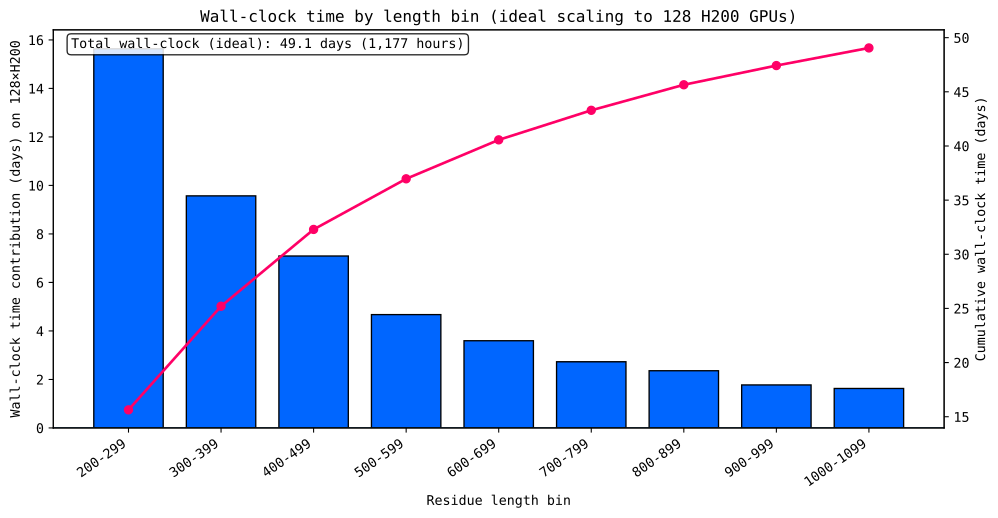

Recreate this plot in Python.
#!/usr/bin/env python3
"""
Rough AF2 inference time visualization for MGnify length histogram (H200 scaling).

Assumptions:
- Each length bin is represented by its midpoint length.
- A100 inference times are linearly interpolated between given residue-time anchors.
- Time scales inversely with peak BF16/FP16 Tensor Core FLOPS (very rough).
- Ideal parallel efficiency across GPUs (no I/O, scheduling, or memory bottlenecks).

Outputs (English):
- Figure 1: Sequence count by length bin (log scale) + per-sequence time on H200.
- Figure 2: Wall-clock time contribution by bin on a 128x H200 cluster + cumulative.
"""

import numpy as np
import matplotlib.pyplot as plt

plt.rcParams["font.family"] = "Monospace"


# ----------------------------
# Input: MGnify length histogram (provided)
# ----------------------------
bins = [
    (200, 299, 106_232_237),
    (300, 399, 43_382_930),
    (400, 499, 21_212_845),
    (500, 599, 10_100_177),
    (600, 699, 5_679_747),
    (700, 799, 3_390_077),
    (800, 899, 2_195_438),
    (900, 999, 1_330_801),
    (1000, 1099, 969_374),
]

# Midpoint residue length for each bin
mid_lengths = np.array([(lo + hi) / 2.0 for lo, hi, _ in bins], dtype=float)
counts = np.array([c for _, _, c in bins], dtype=float)

# ----------------------------
# Input: A100 AF2 inference times (anchors)
# ----------------------------
# (residues, seconds)
a100_anchors = np.array(
    [
        (100, 4.9),
        (200, 7.7),
        (300, 13.0),
        (400, 18.0),
        (500, 29.0),
        (600, 36.0),
        (700, 53.0),
        (800, 60.0),
        (900, 91.0),
        (1000, 96.0),
        (1100, 140.0),
        (1500, 280.0),
        (2000, 450.0),
    ],
    dtype=float,
)

anchor_x = a100_anchors[:, 0]
anchor_y = a100_anchors[:, 1]


def interp_time_seconds(residues: np.ndarray) -> np.ndarray:
    """Piecewise-linear interpolation of A100 seconds vs residues."""
    # np.interp clamps outside range; here mid_lengths are within anchors (200~1099)
    return np.interp(residues, anchor_x, anchor_y)


# A100 per-sequence times for each bin midpoint (seconds)
a100_sec_per_seq = interp_time_seconds(mid_lengths)

# ----------------------------
# FLOPS scaling (very rough)
# ----------------------------
# Peak BF16/FP16 Tensor Core FLOPS (dense) used for scaling
A100_TFLOPS = 312.0
H200_TFLOPS = 1979.0
speedup = H200_TFLOPS / A100_TFLOPS  # >1 means H200 is faster

# H200 per-sequence time (seconds)
h200_sec_per_seq = a100_sec_per_seq / speedup

# ----------------------------
# Aggregate time calculations
# ----------------------------
# Total GPU-seconds on H200 if run serially on 1 GPU
h200_total_gpu_seconds_per_bin = counts * h200_sec_per_seq
h200_total_gpu_hours_per_bin = h200_total_gpu_seconds_per_bin / 3600.0

# Cluster wall-clock time on N GPUs (ideal)
N_GPUS = 128
wall_hours_per_bin = h200_total_gpu_hours_per_bin / N_GPUS
wall_days_per_bin = wall_hours_per_bin / 24.0

# Totals
total_sequences = counts.sum()
total_wall_days = wall_days_per_bin.sum()
total_wall_hours = wall_hours_per_bin.sum()
total_h200_gpu_hours = h200_total_gpu_hours_per_bin.sum()

# ----------------------------
# Labels for plots
# ----------------------------
bin_labels = [f"{lo}-{hi}" for lo, hi, _ in bins]
x = np.arange(len(bins))

# ----------------------------
# Plot 1: Counts + per-sequence time
# ----------------------------
fig1, ax1 = plt.subplots(figsize=(10.5, 5.5))
bars = ax1.bar(x, counts, width=0.75, color="#0066FF", edgecolor="black")
ax1.set_yscale("log")
ax1.set_xlabel("Residue length bin")
ax1.set_ylabel("Sequence count (log scale)")
ax1.set_xticks(x, bin_labels, rotation=35, ha="right")
ax1.set_title(
    "MGnify sequence length histogram + AF2 per-sequence inference time (H200-scaled)"
)

ax2 = ax1.twinx()
ax2.plot(x, h200_sec_per_seq, marker="o", color="#FF0066", linewidth=2)
ax2.set_ylabel("Per-sequence inference time on H200 (seconds)")

# Add a small summary box
summary = (
    f"Total sequences: {total_sequences:,.0f}\n"
    f"H200 GPU-hours (serial): {total_h200_gpu_hours:,.0f}\n"
    f"Wall-clock on {N_GPUS}×H200 (ideal): {total_wall_days:,.1f} days"
)
ax1.text(
    0.02,
    0.02,
    summary,
    transform=ax1.transAxes,
    va="bottom",
    ha="left",
    bbox=dict(boxstyle="round", facecolor="white", alpha=0.85),
)

fig1.tight_layout()

# ----------------------------
# Plot 2: Wall-clock contribution by bin + cumulative
# ----------------------------
fig2, ax3 = plt.subplots(figsize=(10.5, 5.5))
ax3.bar(x, wall_days_per_bin, width=0.75, color="#0066FF", edgecolor="black")
ax3.set_xlabel("Residue length bin")
ax3.set_ylabel(f"Wall-clock time contribution (days) on {N_GPUS}×H200")
ax3.set_xticks(x, bin_labels, rotation=35, ha="right")
ax3.set_title(f"Wall-clock time by length bin (ideal scaling to {N_GPUS} H200 GPUs)")

cum_days = np.cumsum(wall_days_per_bin)
ax4 = ax3.twinx()
ax4.plot(x, cum_days, marker="o", color="#FF0066", linewidth=2)
ax4.set_ylabel("Cumulative wall-clock time (days)")

# Annotate total
ax3.axhline(0, linewidth=1)
ax3.text(
    0.02,
    0.98,
    f"Total wall-clock (ideal): {total_wall_days:,.1f} days ({total_wall_hours:,.0f} hours)",
    transform=ax3.transAxes,
    va="top",
    ha="left",
    bbox=dict(boxstyle="round", facecolor="white", alpha=0.85),
)

fig2.tight_layout()

# ----------------------------
# Show
# ----------------------------
plt.savefig("mgnify.svg", dpi=300, bbox_inches="tight")
